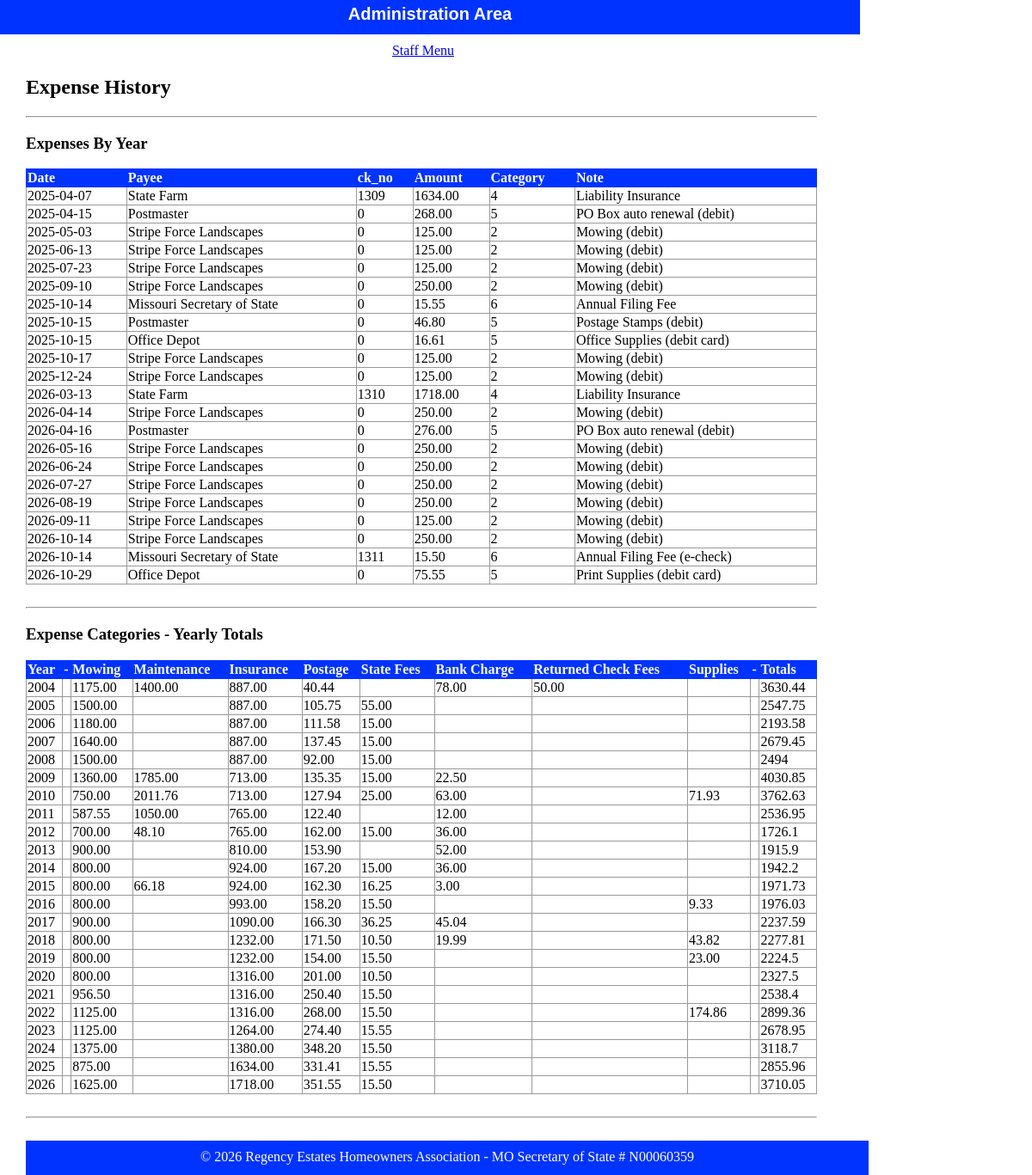
Page /html/public/staff/expenses/index.php on the committed database.
### tables this page shows
CREATE TABLE `expense` (
  `id` int(11) NOT NULL AUTO_INCREMENT,
  `fk_cat_id` int(11) DEFAULT NULL,
  `dt` date DEFAULT NULL,
  `ck_no` int(11) DEFAULT NULL,
  `payee` varchar(50) DEFAULT NULL,
  `amount` decimal(10,2) DEFAULT NULL,
  `note` varchar(50) DEFAULT NULL,
  PRIMARY KEY (`id`),
  KEY `fk_cat_id` (`fk_cat_id`),
  CONSTRAINT `expense_ibfk_1` FOREIGN KEY (`fk_cat_id`) REFERENCES `category` (`id`)
);

### html/private/expense_functions.php (called while the page is built, shortened)
<?php
  function find_all_expenses($year) {
    global $db;
    $sql = "SELECT * FROM expense WHERE dt > " . "'" . $year . "-01-01' " . "ORDER BY dt";
    $result = mysqli_query($db, $sql);
    return $result;
  }
  function find_expense_sum($year, $category) {
      global $db;
      $sql = "SELECT SUM(amount) as sum FROM expense WHERE dt >= ";
      $sql .= "'" . $year . "-01-01' ";
      $sql .= "AND dt <= ";
      $sql .= "'" . $year . "-12-31' ";
      $sql .= "AND fk_cat_id = " . $category . ";";
      $result = mysqli_query($db, $sql);
      return $result;
  }
?>

### html/private/functions.php (called while the page is built, shortened)
<?php
function htmlsc($string = "")
{
    return htmlspecialchars($string);
}
?>

### html/public/staff/expenses/index.php (the view, shortened to what this page needs)
<?php $expense_set = find_all_expenses('2025');  ?>
<?php include(SHARED_PATH . '/header.php'); ?>
    <div id="content">
        <div id="regency-menu">
            <h2>Expense History</h2> <hr />
            <h3>Expenses By Year</h3>
            <table class="list">
                <tr>
                    <th>Date</th>
                    <th>Payee</th>
                    <th>ck_no</th>
                    <th>Amount</th>
                    <th>Category</th>
                    <th>Note</th>
                </tr>
                <?php while($expense_row = mysqli_fetch_assoc($expense_set)) { ?>
                    <tr>
                        <td><?php echo htmlsc($expense_row['dt']); ?></td>
                        <td><?php echo htmlsc($expense_row['payee']); ?></td>
                        <td><?php echo htmlsc($expense_row['ck_no']); ?></td>
                        <td><?php echo htmlsc($expense_row['amount']); ?></td>
                        <td><?php echo htmlsc($expense_row['fk_cat_id']); ?></td>
                        <td><?php echo htmlsc($expense_row['note']); ?></td>
                    </tr>
                <?php } ?>
            </table>
            <br /><hr />
            <h3>Expense Categories - Yearly Totals</h3>
            <table class="list">
                <tr>
                    <th>Year</th>
                    <th>-</th>
                    <th>Mowing</th>
                    <th>Maintenance</th>
                    <th>Insurance</th>
                    <th>Postage</th>
                    <th>State Fees</th>
                    <th>Bank Charge</th>
                    <th>Returned Check Fees</th>
                    <th>Supplies</th>
                    <th>-</th>
                    <th>Totals</th>
                </tr>
                <?php
                $start_year = 2004;
                $latest_year = 2026;
                ?>
                <?php for ($year_index = $start_year; $year_index <= $latest_year; $year_index++) { ?>
                    <tr>
                        <?php $yearly_total = 0.00; ?>
                        <td>
                            <?php echo htmlsc($year_index); ?>
                        </td>
                        <td></td>
                        <?php
                        $sum_result = find_expense_sum($year_index, '2');
                        $cell_value = mysqli_fetch_assoc($sum_result);
                        $yearly_total = $yearly_total + $cell_value['sum'];
                        ?>
                        <td><?php echo htmlsc($cell_value['sum']); ?></td>
                        <?php
                        $sum_result = find_expense_sum($year_index, '3');
                        $cell_value = mysqli_fetch_assoc($sum_result);
                        $yearly_total = $yearly_total + $cell_value['sum'];
                        ?>
                        <td><?php echo htmlsc($cell_value['sum']); ?></td>
                        <?php
                        $sum_result = find_expense_sum($year_index, '4');
                        $cell_value = mysqli_fetch_assoc($sum_result);
                        $yearly_total = $yearly_total + $cell_value['sum'];
                        ?>
                        <td><?php echo htmlsc($cell_value['sum']); ?></td>
                        <?php
                        $sum_result = find_expense_sum($year_index, '5');
                        $cell_value = mysqli_fetch_assoc($sum_result);
                        $yearly_total = $yearly_total + $cell_value['sum'];
                        ?>
                        <td><?php echo htmlsc($cell_value['sum']); ?></td>
                        <?php
                        $sum_result = find_expense_sum($year_index, '6');
                        $cell_value = mysqli_fetch_assoc($sum_result);
                        $yearly_total = $yearly_total + $cell_value['sum'];
                        ?>
                        <td><?php echo htmlsc($cell_value['sum']); ?></td>
                        <?php
                        $sum_result = find_expense_sum($year_index, '7');
                        $cell_value = mysqli_fetch_assoc($sum_result);
                        $yearly_total = $yearly_total + $cell_value['sum'];
                        ?>
                        <td><?php echo htmlsc($cell_value['sum']); ?></td>
                        <?php
                        $sum_result = find_expense_sum($year_index, '8');
                        $cell_value = mysqli_fetch_assoc($sum_result);
                        $yearly_total = $yearly_total + $cell_value['sum'];
                        ?>
                        <td><?php echo htmlsc($cell_value['sum']); ?></td>
                        <?php
                        $sum_result = find_expense_sum($year_index, '9');
                        $cell_value = mysqli_fetch_assoc($sum_result);
                        $yearly_total = $yearly_total + $cell_value['sum'];
                        ?>
                        <td><?php echo htmlsc($cell_value['sum']); ?></td>
                        <td></td>
                        <td><?php echo $yearly_total; ?></td>
                    <?php } ?>
            </table>
            <br /><hr /><br />
    </div>
<?php include(SHARED_PATH . '/footer.php'); ?>

### html/public/stylesheets/staff.css (style rules this page uses)
html { height: 100%; width: 100%; }
body { height: 1000px; width: 100%; margin: 0; padding: 0; }
#content { width: 920px; min-height: 500px; padding: 0 30px; }
table { border-collapse: collapse; vertical-align: top; }
table.list { width: 100%; }
table.list tr td { border: 1px solid #999999; }
table.list tr th { border: 1px solid #0033FF; background: #0033FF; color: white; text-align: left; }

### rows in the picture
expense: dt "2025-04-07", payee "State Farm", ck_no "1309", amount "1634.00", fk_cat "4", note "Liability Insurance"
expense: dt "2025-04-15", payee "Postmaster", ck_no "0", amount "268.00", fk_cat "5", note "PO Box auto renewal (debit)"
expense: dt "2025-05-03", payee "Stripe Force Landscapes", ck_no "0", amount "125.00", fk_cat "2", note "Mowing (debit)"
expense: dt "2025-06-13", payee "Stripe Force Landscapes", ck_no "0", amount "125.00", fk_cat "2", note "Mowing (debit)"
expense: dt "2025-07-23", payee "Stripe Force Landscapes", ck_no "0", amount "125.00", fk_cat "2", note "Mowing (debit)"
expense: dt "2025-09-10", payee "Stripe Force Landscapes", ck_no "0", amount "250.00", fk_cat "2", note "Mowing (debit)"
expense: dt "2025-10-14", payee "Missouri Secretary of State", ck_no "0", amount "15.55", fk_cat "6", note "Annual Filing Fee"
expense: dt "2025-10-15", payee "Postmaster", ck_no "0", amount "46.80", fk_cat "5", note "Postage Stamps (debit)"
expense: dt "2025-10-15", payee "Office Depot", ck_no "0", amount "16.61", fk_cat "5", note "Office Supplies (debit card)"
expense: dt "2025-10-17", payee "Stripe Force Landscapes", ck_no "0", amount "125.00", fk_cat "2", note "Mowing (debit)"
expense: dt "2025-12-24", payee "Stripe Force Landscapes", ck_no "0", amount "125.00", fk_cat "2", note "Mowing (debit)"
expense: dt "2026-03-13", payee "State Farm", ck_no "1310", amount "1718.00", fk_cat "4", note "Liability Insurance"
expense: dt "2026-04-14", payee "Stripe Force Landscapes", ck_no "0", amount "250.00", fk_cat "2", note "Mowing (debit)"
expense: dt "2026-04-16", payee "Postmaster", ck_no "0", amount "276.00", fk_cat "5", note "PO Box auto renewal (debit)"
expense: dt "2026-05-16", payee "Stripe Force Landscapes", ck_no "0", amount "250.00", fk_cat "2", note "Mowing (debit)"
expense: dt "2026-06-24", payee "Stripe Force Landscapes", ck_no "0", amount "250.00", fk_cat "2", note "Mowing (debit)"
expense: dt "2026-07-27", payee "Stripe Force Landscapes", ck_no "0", amount "250.00", fk_cat "2", note "Mowing (debit)"
expense: dt "2026-08-19", payee "Stripe Force Landscapes", ck_no "0", amount "250.00", fk_cat "2", note "Mowing (debit)"
expense: dt "2026-09-11", payee "Stripe Force Landscapes", ck_no "0", amount "125.00", fk_cat "2", note "Mowing (debit)"
expense: dt "2026-10-14", payee "Stripe Force Landscapes", ck_no "0", amount "250.00", fk_cat "2", note "Mowing (debit)"
expense: dt "2026-10-14", payee "Missouri Secretary of State", ck_no "1311", amount "15.50", fk_cat "6", note "Annual Filing Fee (e-check)"
expense: dt "2026-10-29", payee "Office Depot", ck_no "0", amount "75.55", fk_cat "5", note "Print Supplies (debit card)"

### other values in the picture
htmlsc($year_index) "2004"
htmlsc($cell_value['sum']) "1175.00"
htmlsc($cell_value['sum']) "1400.00"
htmlsc($cell_value['sum']) "887.00"
htmlsc($cell_value['sum']) "40.44"
htmlsc($cell_value['sum']) "78.00"
htmlsc($cell_value['sum']) "50.00"
$yearly_total "3630.44"
htmlsc($year_index) "2005"
htmlsc($cell_value['sum']) "1500.00"
htmlsc($cell_value['sum']) "105.75"
htmlsc($cell_value['sum']) "55.00"
$yearly_total "2547.75"
htmlsc($year_index) "2006"
htmlsc($cell_value['sum']) "1180.00"
